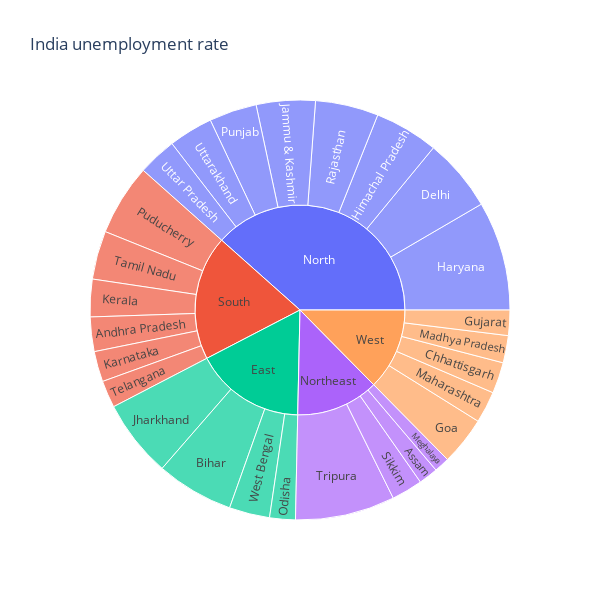

Source (notebook cell):
### Code cell


### Figure 1 — Plotly figure (JSON) as saved in the notebook; plotly's stock layout.template omitted (floating-point values rounded to 4 significant figures)
{"data": [{"branchvalues": "total", "domain": {"x": [0, 1], "y": [0, 1]}, "hovertemplate": "labels=%{label}<br>Estimated Unemployed Rate=%{value}<br>parent=%{parent}<br>id=%{id}<extra></extra>", "ids": ["South/Andhra Pradesh", "Northeast/Assam", "East/Bihar", "West/Chhattisgarh", "North/Delhi", "West/Goa", "West/Gujarat", "North/Haryana", "North/Himachal Pradesh", "North/Jammu & Kashmir", "East/Jharkhand", "South/Karnataka", "South/Kerala", "West/Madhya Pradesh", "West/Maharashtra", "Northeast/Meghalaya", "East/Odisha", "South/Puducherry", "North/Punjab", "North/Rajasthan", "Northeast/Sikkim", "South/Tamil Nadu", "South/Telangana", "Northeast/Tripura", "North/Uttar Pradesh", "North/Uttarakhand", "East/West Bengal", "East", "North", "Northeast", "South", "West"], "labels": ["Andhra Pradesh", "Assam", "Bihar", "Chhattisgarh", "Delhi", "Goa", "Gujarat", "Haryana", "Himachal Pradesh", "Jammu & Kashmir", "Jharkhand", "Karnataka", "Kerala", "Madhya Pradesh", "Maharashtra", "Meghalaya", "Odisha", "Puducherry", "Punjab", "Rajasthan", "Sikkim", "Tamil Nadu", "Telangana", "Tripura", "Uttar Pradesh", "Uttarakhand", "West Bengal", "East", "North", "Northeast", "South", "West"], "name": "", "parents": ["South", "Northeast", "East", "West", "North", "West", "West", "North", "North", "North", "East", "South", "South", "West", "West", "Northeast", "East", "South", "North", "North", "Northeast", "South", "South", "Northeast", "North", "North", "East", "", "", "", "", ""], "type": "sunburst", "values": [86.64, 48.56, 194.7, 78.19, 184.1, 121.7, 63.76, 274.8, 160.7, 148.3, 195.4, 76.68, 94.34, 68.54, 79.79, 38.66, 64.62, 179.4, 119.8, 158.7, 78.34, 121.9, 68.33, 250.6, 97.37, 111.6, 101.9, 556.6, 1255.0, 416.1, 627.3, 411.9]}], "layout": {"height": 600, "legend": {"tracegroupgap": 0}, "title": {"text": "India unemployment rate"}, "width": 600}}
